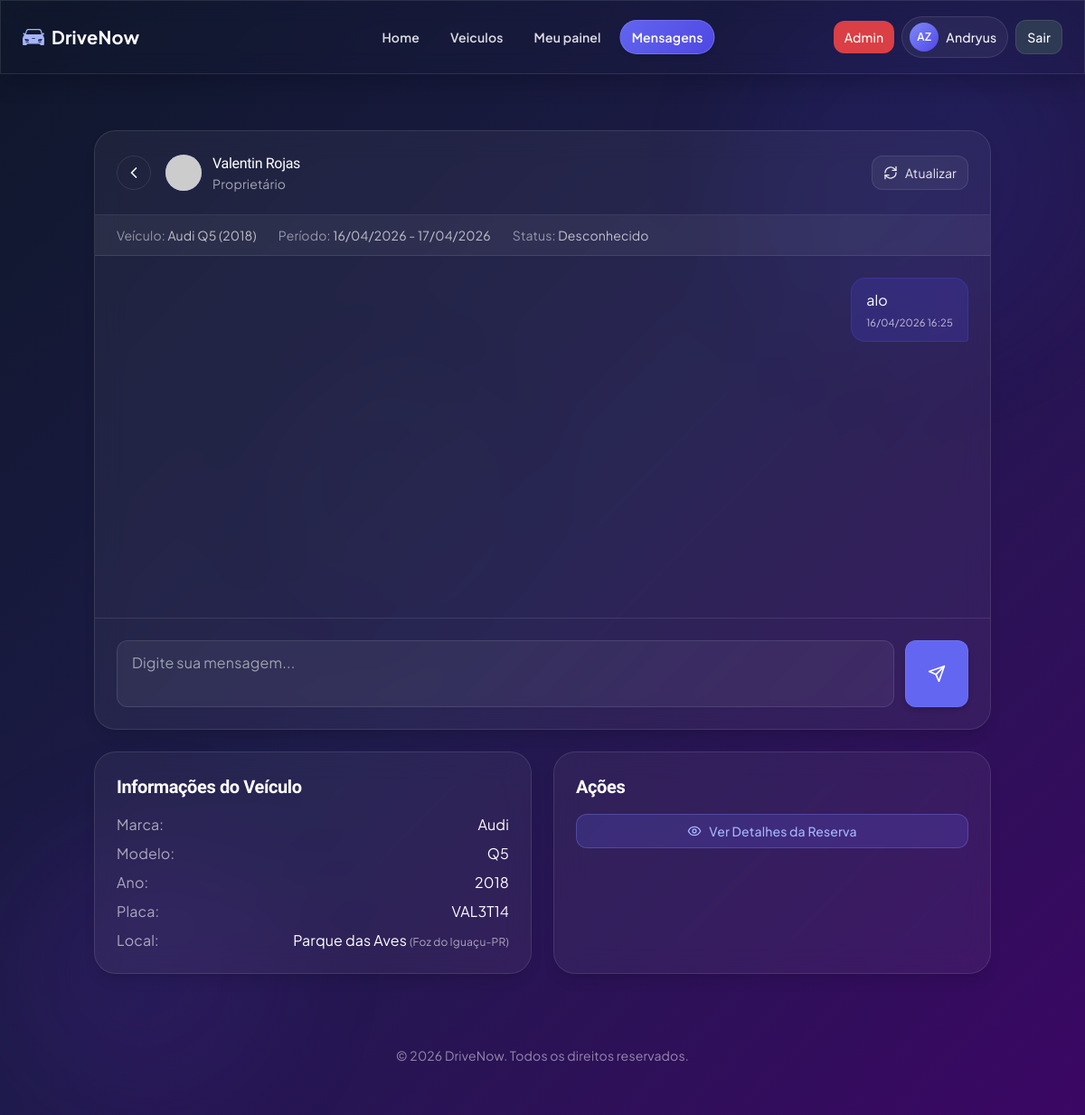
The app's page /mensagens/mensagens_conversa.php?reserva=1 (signed in) with its own data.
### tables this page shows
CREATE TABLE `mensagem` (
  `id` int(11) NOT NULL,
  `reserva_id` int(11) NOT NULL,
  `remetente_id` int(11) NOT NULL,
  `mensagem` text NOT NULL,
  `data_envio` datetime NOT NULL DEFAULT current_timestamp(),
  `lida` tinyint(1) NOT NULL DEFAULT 0
);

CREATE TABLE `conta_usuario` (
  `id` int(11) NOT NULL,
  `is_admin` tinyint(1) NOT NULL DEFAULT 0,
  `ativo` tinyint(1) NOT NULL DEFAULT 1,
  `primeiro_nome` varchar(50) DEFAULT NULL,
  `segundo_nome` varchar(50) DEFAULT NULL,
  `telefone` varchar(20) DEFAULT NULL,
  `e_mail` varchar(100) DEFAULT NULL,
  `senha` varchar(255) DEFAULT NULL,
  `data_de_entrada` date DEFAULT NULL,
  `foto_perfil` varchar(255) DEFAULT NULL,
  `cpf` varchar(14) DEFAULT NULL COMMENT 'CPF do usuário',
  `foto_cnh_frente` varchar(255) DEFAULT NULL COMMENT 'Caminho para foto da CNH (frente)',
  `foto_cnh_verso` varchar(255) DEFAULT NULL COMMENT 'Caminho para foto da CNH (verso)',
  `status_docs` enum('pendente','verificando','aprovado','rejeitado') NOT NULL DEFAULT 'pendente' COMMENT 'Status da verificação dos documentos',
  `data_verificacao` datetime DEFAULT NULL COMMENT 'Data da última verificação',
  `admin_verificacao` int(11) DEFAULT NULL COMMENT 'ID do admin que verificou os documentos',
  `tem_cnh` tinyint(1) NOT NULL DEFAULT 0 COMMENT 'Se o usuário possui CNH',
  `cadastro_completo` tinyint(1) NOT NULL DEFAULT 0 COMMENT 'Se o usuário completou o cadastro com documentos',
  `observacoes_docs` text DEFAULT NULL COMMENT 'Observações da verificação',
  `mensagens_nao_lidas` int(11) NOT NULL DEFAULT 0,
  `media_avaliacao_proprietario` decimal(3,1) DEFAULT NULL,
  `total_avaliacoes_proprietario` int(11) DEFAULT 0,
  `media_avaliacao_locatario` decimal(3,1) DEFAULT NULL,
  `total_avaliacoes_locatario` int(11) DEFAULT 0
);

CREATE TABLE `reserva` (
  `id` int(11) NOT NULL,
  `veiculo_id` int(11) DEFAULT NULL,
  `conta_usuario_id` int(11) DEFAULT NULL,
  `reserva_data` date DEFAULT NULL,
  `devolucao_data` date DEFAULT NULL,
  `diaria_valor` decimal(10,2) DEFAULT NULL,
  `taxas_de_uso` decimal(10,2) DEFAULT NULL,
  `taxas_de_limpeza` decimal(10,2) DEFAULT NULL,
  `valor_total` decimal(10,2) DEFAULT NULL,
  `status` varchar(20) DEFAULT 'pendente',
  `observacoes` text DEFAULT NULL
);

CREATE TABLE `dono` (
  `id` int(11) NOT NULL,
  `conta_usuario_id` int(11) DEFAULT NULL
);

CREATE TABLE `veiculo` (
  `id` int(11) NOT NULL,
  `local_id` int(11) DEFAULT NULL,
  `categoria_veiculo_id` int(11) DEFAULT NULL,
  `dono_id` int(11) DEFAULT NULL,
  `veiculo_marca` varchar(50) DEFAULT NULL,
  `veiculo_modelo` varchar(100) DEFAULT NULL,
  `veiculo_ano` int(11) DEFAULT NULL,
  `veiculo_km` int(11) DEFAULT NULL,
  `veiculo_placa` varchar(50) DEFAULT NULL,
  `veiculo_cambio` varchar(50) DEFAULT NULL,
  `veiculo_combustivel` varchar(50) DEFAULT NULL,
  `veiculo_portas` int(11) DEFAULT NULL,
  `veiculo_acentos` int(11) DEFAULT NULL,
  `veiculo_tracao` varchar(50) DEFAULT NULL,
  `disponivel` tinyint(1) DEFAULT 1 COMMENT '0=Indisponível, 1=Disponível',
  `preco_diaria` decimal(10,2) NOT NULL DEFAULT 150.00,
  `descricao` text DEFAULT NULL,
  `media_avaliacao` decimal(3,1) DEFAULT NULL,
  `total_avaliacoes` int(11) DEFAULT 0
);

CREATE TABLE `local` (
  `id` int(11) NOT NULL,
  `cidade_id` int(11) NOT NULL,
  `nome_local` varchar(100) NOT NULL,
  `endereco` varchar(255) DEFAULT NULL,
  `complemento` varchar(100) DEFAULT NULL,
  `cep` varchar(10) DEFAULT NULL
);

CREATE TABLE `cidade` (
  `id` int(11) NOT NULL,
  `estado_id` int(11) NOT NULL,
  `cidade_nome` varchar(100) NOT NULL
);

CREATE TABLE `estado` (
  `id` int(11) NOT NULL,
  `estado_nome` varchar(100) NOT NULL,
  `sigla` char(2) DEFAULT NULL
);

### mensagens/mensagens_conversa.php (the view, shortened to what the rows shown need)
<?php
require_once '../includes/auth.php';
$usuario = getUsuario();
global $pdo;
$reservaId = (int)$_GET['reserva'];
$stmt = $pdo->prepare("
    SELECT r.*, v.veiculo_marca, v.veiculo_modelo, v.veiculo_ano, v.veiculo_placa,
           loc.nome_local, c.cidade_nome, e.sigla,
           d.conta_usuario_id AS proprietario_id,
           proprio.primeiro_nome AS dono_nome, proprio.segundo_nome AS dono_sobrenome,
           locat.primeiro_nome AS locatario_nome, locat.segundo_nome AS locatario_sobrenome,
           locat.id AS locatario_id
    FROM reserva r
    INNER JOIN veiculo v ON r.veiculo_id = v.id
    INNER JOIN dono d ON v.dono_id = d.id
    INNER JOIN conta_usuario proprio ON d.conta_usuario_id = proprio.id
    INNER JOIN conta_usuario locat ON r.conta_usuario_id = locat.id
    LEFT JOIN local loc ON v.local_id = loc.id
    LEFT JOIN cidade c ON loc.cidade_id = c.id
    LEFT JOIN estado e ON c.estado_id = e.id
    WHERE r.id = ?
");
$stmt->execute([$reservaId]);
$reserva = $stmt->fetch();
$ehProprietario = $reserva['proprietario_id'] === $usuario['id'];
$outraPessoa = $ehProprietario
    ? $reserva['locatario_nome'] . ' ' . $reserva['locatario_sobrenome']
    : $reserva['dono_nome'] . ' ' . $reserva['dono_sobrenome'];
$stmt = $pdo->prepare("
    SELECT DISTINCT m.id, m.reserva_id, m.remetente_id, m.mensagem, m.data_envio, m.lida,
           cu.primeiro_nome, cu.segundo_nome
    FROM mensagem m
    INNER JOIN conta_usuario cu ON m.remetente_id = cu.id
    WHERE m.reserva_id = ?
    ORDER BY m.id ASC
");
$stmt->execute([$reservaId]);
$mensagens = $stmt->fetchAll();
$dataInicio = date('d/m/Y', strtotime($reserva['reserva_data']));
$dataFim = date('d/m/Y', strtotime($reserva['devolucao_data']));
$navBasePath = '../';
$navCurrent = 'mensagens';
$navFixed = true;
?>
<!DOCTYPE html>
<html lang="pt-br">
<head>
    <script src="https://cdn.tailwindcss.com"></script>
    <link rel="stylesheet" href="../assets/ui-modern.css">
</head>
<body class="drivenow-modern min-h-screen bg-gradient-to-br from-slate-900 via-indigo-950 to-purple-950 text-white p-4 md:p-8 overflow-x-hidden">
    <?php include_once '../includes/navbar.php'; ?>
    <main class="container mx-auto px-4 pt-28 pb-8">
        <div class="section-shell backdrop-blur-lg bg-white/5 border subtle-border rounded-3xl shadow-lg overflow-hidden mb-6">
            <div class="p-6 border-b subtle-border flex items-center justify-between">
                <div class="flex items-center gap-4">
                    <div class="flex items-center gap-3">
                        <div>
                            <h2 class="font-medium text-white"><?= htmlspecialchars($outraPessoa) ?></h2>
                            <p class="text-white/60 text-sm">
                                <?= $ehProprietario ? 'Locatário' : 'Proprietário' ?>
                            </p>
                        </div>
                    </div>
                </div>
            </div>
            <div class="px-6 py-3 bg-white/5 border-b subtle-border">
                <div class="flex flex-wrap gap-x-6 gap-y-2 text-sm">
                    <div class="text-white/70">
                        <span class="text-white/50">Veículo:</span>
                        <?= htmlspecialchars($reserva['veiculo_marca']) ?> <?= htmlspecialchars($reserva['veiculo_modelo']) ?> (<?= htmlspecialchars($reserva['veiculo_ano']) ?>)
                    </div>
                    <div class="text-white/70">
                        <span class="text-white/50">Período:</span>
                        <?= $dataInicio ?> - <?= $dataFim ?>
                    </div>
                    <div class="text-white/70">
                        <span class="text-white/50">Status:</span>
                        <?php
                            $statusLabels = [
                                'pendente' => 'Pendente',
                                'confirmada' => 'Confirmada',
                                'em_andamento' => 'Em Andamento',
                                'finalizada' => 'Finalizada',
                                'cancelada' => 'Cancelada',
                                'rejeitada' => 'Rejeitada'
                            ];
                            echo $statusLabels[$reserva['status']] ?? 'Desconhecido';
                        ?>
                    </div>
                </div>
            </div>
            <div class="message-container p-6" id="message-container">
                <?php if (empty($mensagens)): ?>
                    <div class="text-center py-8 text-white/50">
                        <div class="mx-auto mb-4 w-12 h-12 rounded-full bg-indigo-500/20 flex items-center justify-center text-indigo-300">
                            <svg xmlns="http://www.w3.org/2000/svg" width="24" height="24" viewBox="0 0 24 24" fill="none" stroke="currentColor" stroke-width="2" stroke-linecap="round" stroke-linejoin="round">
                                <path d="M21 15a2 2 0 0 1-2 2H7l-4 4V5a2 2 0 0 1 2-2h14a2 2 0 0 1 2 2z"></path>
                            </svg>
                        </div>
                        <p>Nenhuma mensagem ainda. Inicie a conversa!</p>
                    </div>
                <?php else: ?>
                    <?php foreach ($mensagens as $mensagem): ?>
                        <?php
                            $ehRemetente = $mensagem['remetente_id'] === $usuario['id'];
                            $dataEnvio = date('d/m/Y H:i', strtotime($mensagem['data_envio']));
                        ?>                        <div class="message-item <?= $ehRemetente ? 'sent' : 'received' ?>" data-message-id="<?= $mensagem['id'] ?>">
                            <div class="message-content">
                                <?= nl2br(htmlspecialchars($mensagem['mensagem'])) ?>
                            </div>
                            <div class="message-time">
                                <?= $dataEnvio ?>
                            </div>
                        </div>
                    <?php endforeach; ?>
                <?php endif; ?></div>
        </div>
        <div class="grid grid-cols-1 md:grid-cols-2 gap-6">
            <div class="section-shell backdrop-blur-lg bg-white/5 border subtle-border rounded-3xl p-6 shadow-lg">
                <h2 class="text-xl font-bold mb-4">Informações do Veículo</h2>
                <div class="grid gap-2">
                    <div class="flex justify-between">
                        <span class="text-white/60">Marca:</span>
                        <span class="text-white"><?= htmlspecialchars($reserva['veiculo_marca']) ?></span>
                    </div>
                    <div class="flex justify-between">
                        <span class="text-white/60">Modelo:</span>
                        <span class="text-white"><?= htmlspecialchars($reserva['veiculo_modelo']) ?></span>
                    </div>
                    <div class="flex justify-between">
                        <span class="text-white/60">Ano:</span>
                        <span class="text-white"><?= htmlspecialchars($reserva['veiculo_ano']) ?></span>
                    </div>
                    <div class="flex justify-between">
                        <span class="text-white/60">Placa:</span>
                        <span class="text-white"><?= htmlspecialchars($reserva['veiculo_placa']) ?></span>
                    </div>
                    <div class="flex justify-between">
                        <span class="text-white/60">Local:</span>
                        <span class="text-white">
                            <?= htmlspecialchars($reserva['nome_local'] ?? 'N/D') ?>
                            <?php if (isset($reserva['cidade_nome'])): ?>
                                <span class="text-white/60 text-xs">(<?= htmlspecialchars($reserva['cidade_nome']) ?>-<?= htmlspecialchars($reserva['sigla']) ?>)</span>
                            <?php endif; ?>
                        </span>
                    </div>
                </div>
            </div>
            <div class="section-shell backdrop-blur-lg bg-white/5 border subtle-border rounded-3xl p-6 shadow-lg">
                <h2 class="text-xl font-bold mb-4">Ações</h2>
            </div>
        </div>
    </main>
</body>
</html>

### includes/navbar.php (shortened to what the rows shown need)
<?php
$navBasePath = $navBasePath ?? '';
$navCurrent = $navCurrent ?? '';
$navFixed = (bool)($navFixed ?? true);
$navUsuario = getUsuario();
$navLogado = estaLogado();
$navEhAdmin = $navLogado && isAdmin();
$adminDesktopClass = $navCurrent === 'admin'
    ? 'px-3 py-2 rounded-xl bg-red-500 text-white text-sm font-medium transition-colors border border-red-300/40 shadow-md'
    : 'px-3 py-2 rounded-xl bg-red-500/90 hover:bg-red-600 text-white text-sm font-medium transition-colors';
$profileUrl = $navBasePath . 'perfil/editar.php';
$adminUrl = $navBasePath . 'admin/dadmin.php';
$loginUrl = $navBasePath . 'login.php';
$cadastroUrl = $navBasePath . 'cadastro.php';
$logoutUrl = $navBasePath . 'logout.php';
$wrapperClasses = $navFixed
    ? 'fixed top-0 left-0 right-0 z-50 backdrop-blur-md bg-slate-900/72 border-b subtle-border dn-nav-shell'
    : 'backdrop-blur-md bg-white/5 border subtle-border rounded-2xl mb-8 shadow-lg overflow-hidden dn-nav-shell';
$containerClasses = $navFixed ? 'max-w-7xl mx-auto px-4 sm:px-6' : 'container mx-auto px-4';
$rowHeightClasses = $navFixed ? 'h-20' : 'h-16';
$navPrimeiroNome = trim((string)($navUsuario['primeiro_nome'] ?? ''));
$navSegundoNome = trim((string)($navUsuario['segundo_nome'] ?? ''));
$navNomeExibicao = $navPrimeiroNome !== '' ? $navPrimeiroNome : 'Perfil';
$navIniciais = '';
if ($navPrimeiroNome !== '') {
    $navIniciais .= strtoupper(substr($navPrimeiroNome, 0, 1));
}
if ($navSegundoNome !== '') {
    $navIniciais .= strtoupper(substr($navSegundoNome, 0, 1));
}
?>
<header class="<?= $wrapperClasses ?>">
    <div class="<?= $containerClasses ?>">
        <div class="<?= $rowHeightClasses ?> relative flex items-center justify-between gap-4">
            <div class="hidden md:flex items-center gap-2">
                <?php if (!$navLogado): ?>
                    <a href="<?= htmlspecialchars($loginUrl) ?>" class="btn-dn-ghost px-4 py-2 rounded-xl border subtle-border text-white/90 hover:bg-white/10 transition-colors">Login</a>
                    <a href="<?= htmlspecialchars($cadastroUrl) ?>" class="btn-dn-primary px-4 py-2 rounded-xl bg-indigo-500 hover:bg-indigo-600 text-white font-medium transition-colors">Cadastro</a>
                <?php else: ?>
                    <?php if ($navEhAdmin): ?>
                        <a href="<?= htmlspecialchars($adminUrl) ?>" class="<?= $adminDesktopClass ?>">Admin</a>
                    <?php endif; ?>
                    <a href="<?= htmlspecialchars($profileUrl) ?>" class="user-chip inline-flex items-center gap-2 px-2 py-1.5 text-white/95 transition-colors hover:bg-white/10 text-sm border subtle-border rounded-full bg-white/5">
                        <span class="user-avatar inline-flex h-8 w-8 items-center justify-center rounded-full bg-indigo-500 text-white text-xs font-semibold"><?= htmlspecialchars($navIniciais) ?></span>
                        <span class="pr-1 font-medium"><?= htmlspecialchars($navNomeExibicao) ?></span>
                    </a>
                    <a href="<?= htmlspecialchars($logoutUrl) ?>" class="btn-dn-ghost px-3 py-2 rounded-xl bg-slate-700/80 hover:bg-slate-600 text-white text-sm font-medium transition-colors border subtle-border">Sair</a>
                <?php endif; ?>
            </div>
        </div>
    </div>
</header>

### records on screen
mensagem: remetente.segundo_nome "AZ", remetente.primeiro_nome "Andryus", mensagem "alo", data_envio "16/04/2026 16:25"
reserva: id.segundo_nome "Valentin Rojas", veiculo.veiculo_marca "Audi", veiculo.veiculo_modelo "Q5", veiculo.veiculo_ano "2018", reserva_data "16/04/2026", devolucao_data "17/04/2026", status "Desconhecido", veiculo.veiculo_placa "VAL3T14", local.nome_local "Parque das Aves", cidade.cidade_nome "Foz do Iguaçu", estado.sigla "PR"
